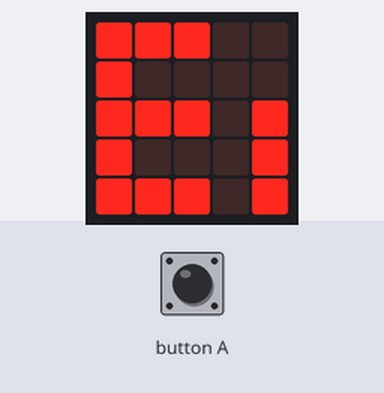
The program below on a simulated BBC micro:bit (MakeCode). Shown: the board's 5×5 LED display. Data-log rows are listed on the console; what the program prints to the serial console is not drawn.

Above: at 0.1 s.
At 0.5 s:
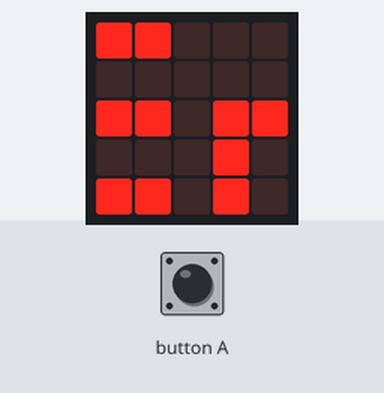
At 0.9 s:
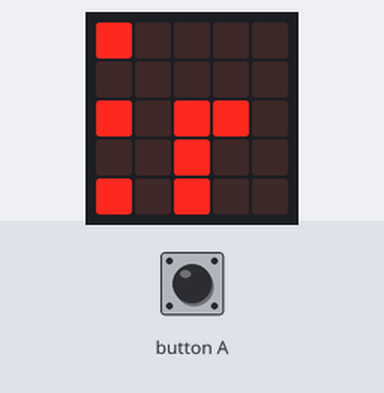
At 1.7 s:
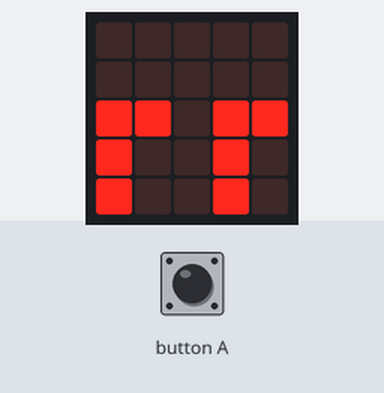
At 2.5 s:
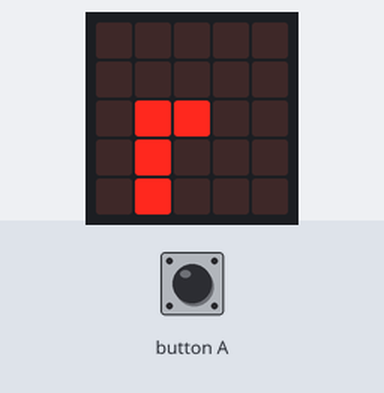
At 3.3 s:
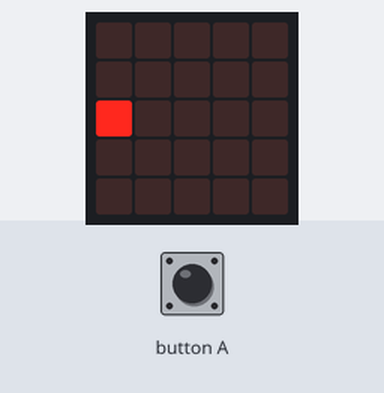

The program:

main.ts
```typescript
function Err () {
    images.createBigImage(`
        # # # . . . . . . .
        # . . . . . . . . .
        # # # . # # . # # .
        # . . . # . . # . .
        # # # . # . . # . .
        `).showImage(0)
    images.createBigImage(`
        # # # . . . . . . .
        # . . . . . . . . .
        # # # . # # . # # .
        # . . . # . . # . .
        # # # . # . . # . .
        `).showImage(1)
    images.createBigImage(`
        # # # . . . . . . .
        # . . . . . . . . .
        # # # . # # . # # .
        # . . . # . . # . .
        # # # . # . . # . .
        `).showImage(2)
    images.createBigImage(`
        # # # . . . . . . .
        # . . . . . . . . .
        # # # . # # . # # .
        # . . . # . . # . .
        # # # . # . . # . .
        `).showImage(3)
    images.createBigImage(`
        # # # . . . . . . .
        # . . . . . . . . .
        # # # . # # . # # .
        # . . . # . . # . .
        # # # . # . . # . .
        `).showImage(4)
    images.createBigImage(`
        . . . . . . . . . .
        . . . . . . . . . .
        # . # # . . . . . .
        . . # . . . . . . .
        . . # . . . . . . .
        `).showImage(0)
    images.createBigImage(`
        . . . . . . . . . .
        . . . . . . . . . .
        # . # # . . . . . .
        . . # . . . . . . .
        . . # . . . . . . .
        `).showImage(1)
    images.createBigImage(`
        . . . . . . . . . .
        . . . . . . . . . .
        # . # # . . . . . .
        . . # . . . . . . .
        . . # . . . . . . .
        `).showImage(2)
    images.createBigImage(`
        . . . . . . . . . .
        . . . . . . . . . .
        # . # # . . . . . .
        . . # . . . . . . .
        . . # . . . . . . .
        `).showImage(3)
    images.createBigImage(`
        . . . . . . . . . .
        . . . . . . . . . .
        # . # # . . . . . .
        . . # . . . . . . .
        . . # . . . . . . .
        `).showImage(4)
    images.createBigImage(`
        . . . . . . . . . .
        . . . . . . . . . .
        # . # # . . . . . .
        . . # . . . . . . .
        . . # . . . . . . .
        `).showImage(5)
}
datalogger.onLogFull(function () {
    basic.showString("Press A button to clear all data.")
})
input.onButtonPressed(Button.A, function () {
    datalogger.deleteLog(datalogger.DeleteType.Full)
})
datalogger.log(datalogger.createCV("E", 0))
Err()
basic.clearScreen()
basic.forever(function () {

})
```

test.ts
```typescript
// 在此处测试；当此软件包作为插件使用时，将不会编译此软件包。
```

Measured:
- what the display in image 1 shows lasts 0.4 s, from 0.4 s to 0.8 s
